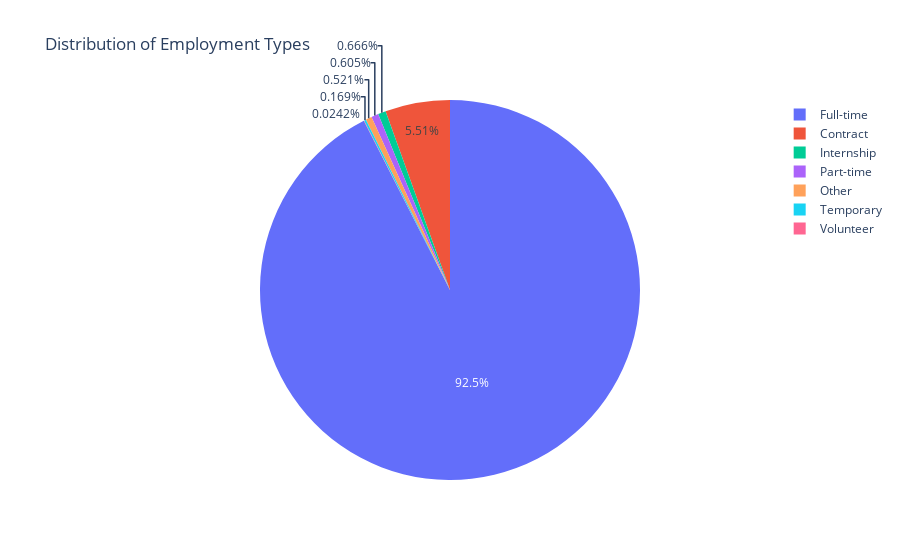

The code cell stored with this chart in its notebook:
### Code cell
fig = px.pie(df, names='Employment type', title='Distribution of Employment Types')
fig.show()

### Figure 1 — Plotly figure (JSON) as saved in the notebook; plotly's stock layout.template omitted (floating-point values rounded to 4 significant figures; data arrays with more than 128 entries replaced by an {"elided": "..."} marker saying what was removed)
{"data": [{"domain": {"x": [0, 1], "y": [0, 1]}, "hovertemplate": "Employment type=%{label}<extra></extra>", "labels": {"elided": "8261 str values"}, "legendgroup": "", "name": "", "showlegend": true, "type": "pie"}], "layout": {"legend": {"tracegroupgap": 0}, "title": {"text": "Distribution of Employment Types"}}}
